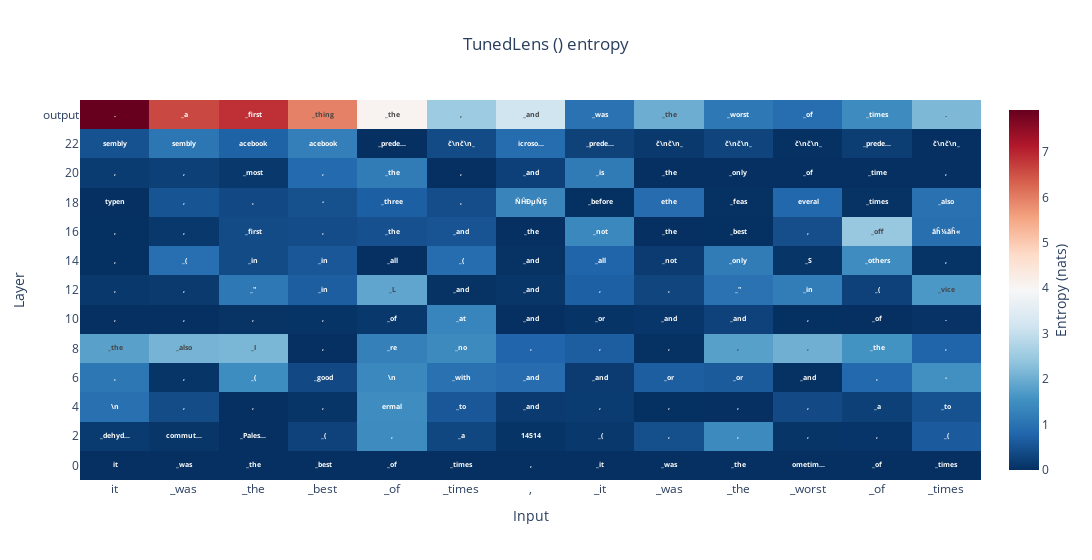

Notebook cell for this chart:
### Code cell
from tuned_lens.plotting import PredictionTrajectory
import ipywidgets as widgets
from plotly import graph_objects as go


def make_plot(lens, text, layer_stride, statistic, token_range):
    input_ids = tokenizer.encode(text)
    targets = input_ids[1:] + [tokenizer.eos_token_id]

    if len(input_ids) == 0:
        return widgets.Text("Please enter some text.")
    
    if (token_range[0] == token_range[1]):
        return widgets.Text("Please provide valid token range.")
    pred_traj = PredictionTrajectory.from_lens_and_model(
        lens=lens,
        model=mamba,
        input_ids=input_ids,
        tokenizer=tokenizer,
        targets=targets,
    ).slice_sequence(slice(*token_range))

    return getattr(pred_traj, statistic)().stride(layer_stride).figure(
        title=f"{lens.__class__.__name__} ({mamba.name_or_path}) {statistic}",
    )

style = {'description_width': 'initial'}
statistic_wdg = widgets.Dropdown(
    options=[
        ('Entropy', 'entropy'),
        ('Cross Entropy', 'cross_entropy'),
        ('Forward KL', 'forward_kl'),
    ],
    description='Select Statistic:',
    style=style,
)
text_wdg = widgets.Textarea(
    description="Input Text",
    value="it was the best of times, it was the worst of times",
)
lens_wdg = widgets.Dropdown(
    options=[('Tuned Lens', tuned_lens), ('Logit Lens', logit_lens)],
    description='Select Lens:',
    style=style,
)

layer_stride_wdg = widgets.BoundedIntText(
    value=2,
    min=1,
    max=10,
    step=1,
    description='Layer Stride:',
    disabled=False
)

token_range_wdg = widgets.IntRangeSlider(
    description='Token Range',
    min=0,
    max=1,
    step=1,
    style=style,
)


def update_token_range(*args):
    token_range_wdg.max = len(tokenizer.encode(text_wdg.value))

update_token_range()

token_range_wdg.value = [0, token_range_wdg.max]
text_wdg.observe(update_token_range, 'value')

interact = widgets.interact.options(manual_name='Run Lens', manual=True)

plot = interact(
    make_plot,
    text=text_wdg,
    statistic=statistic_wdg,
    lens=lens_wdg,
    layer_stride=layer_stride_wdg,
    token_range=token_range_wdg,
)

### Figure 1 — Plotly figure (JSON) as saved in the notebook; plotly's stock layout.template omitted (floating-point values rounded to 4 significant figures; data arrays with more than 128 entries replaced by an {"elided": "..."} marker saying what was removed)
{"data": [{"colorbar": {"title": {"side": "right", "text": "Entropy (nats)"}}, "colorscale": [[0, "rgb(5,48,97)"], [0.1, "rgb(33,102,172)"], [0.2, "rgb(67,147,195)"], [0.3, "rgb(146,197,222)"], [0.4, "rgb(209,229,240)"], [0.5, "rgb(247,247,247)"], [0.6, "rgb(253,219,199)"], [0.7, "rgb(244,165,130)"], [0.8, "rgb(214,96,77)"], [0.9, "rgb(178,24,43)"], [1, "rgb(103,0,31)"]], "customdata": {"elided": "13x13x20 str values"}, "hoverlabel": {"bgcolor": "rgb(42, 42, 50)", "font": {"family": "Monospace"}}, "hovertemplate": "%{customdata[0]}%{customdata[1]}<br>%{customdata[2]}%{customdata[3]}<br>%{customdata[4]}%{customdata[5]}<br>%{customdata[6]}%{customdata[7]}<br>%{customdata[8]}%{customdata[9]}<br>%{customdata[10]}%{customdata[11]}<br>%{customdata[12]}%{customdata[13]}<br>%{customdata[14]}%{customdata[15]}<br>%{customdata[16]}%{customdata[17]}<br>%{customdata[18]}%{customdata[19]}<br><extra></extra>", "text": {"elided": "13x13 str values"}, "texttemplate": "<b>%{text}</b>", "type": "heatmap", "x": ["it", "_was", "_the", "_best", "_of", "_times", ",", "_it", "_was", "_the", "_worst", "_of", "_times"], "y": ["0", "2", "4", "6", "8", "10", "12", "14", "16", "18", "20", "22", "output"], "z": {"elided": "13x13 float values"}, "zmax": 7.922, "zmin": 0}], "layout": {"title": {"text": "TunedLens () entropy", "x": 0.5}, "width": 1240, "xaxis": {"title": {"text": "Input"}}, "yaxis": {"title": {"text": "Layer"}}}}
